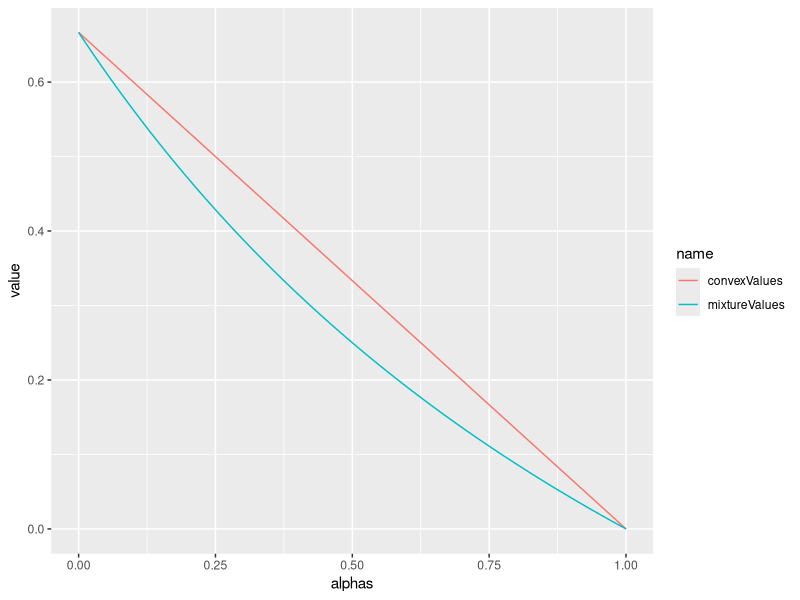
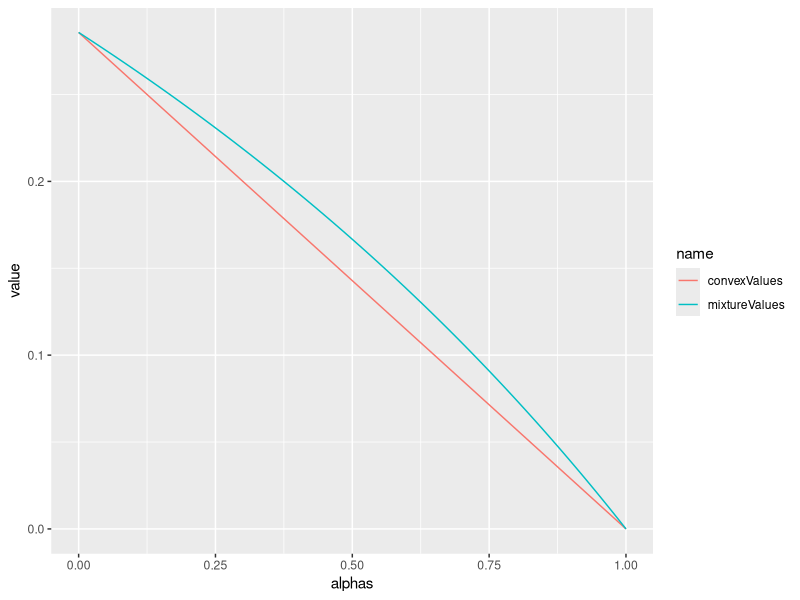

Generate these figures, in order, with R:
#Some code looking at the two definitions of convexity

library("tidyverse")

dPMM <- function(P,Q) {
  (Q-P)/(1-Q)
}
dLV <- function(P,Q) {
  (Q-P)/Q
}

P <- 0.5
QOne <- 0.5
QTwo <- 0.7


convexCombination <- function(alpha, distance) {
  do.call(distance, list(P, QOne))*alpha + do.call(distance, list(P, QTwo))*(1-alpha)
}

mixtureDistance <- function(alpha, distance) {
  Q <- alpha*QOne + (1-alpha)*QTwo
  do.call(distance, list(P,Q))
}

makePlot <- function(distance) {
  alphas <- seq(from = 0, to = 1, by = 0.01)
  convexValues <- convexCombination(alphas, distance)
  mixtureValues <- mixtureDistance(alphas, distance)
  
  tibble(alphas = alphas,
         convexValues = convexValues,
         mixtureValues = mixtureValues) %>%
    pivot_longer(cols = !alphas) %>% 
    ggplot() +
    geom_line(aes(x = alphas, y = value, colour = name))
}

makePlot(dPMM)
makePlot(dLV)
